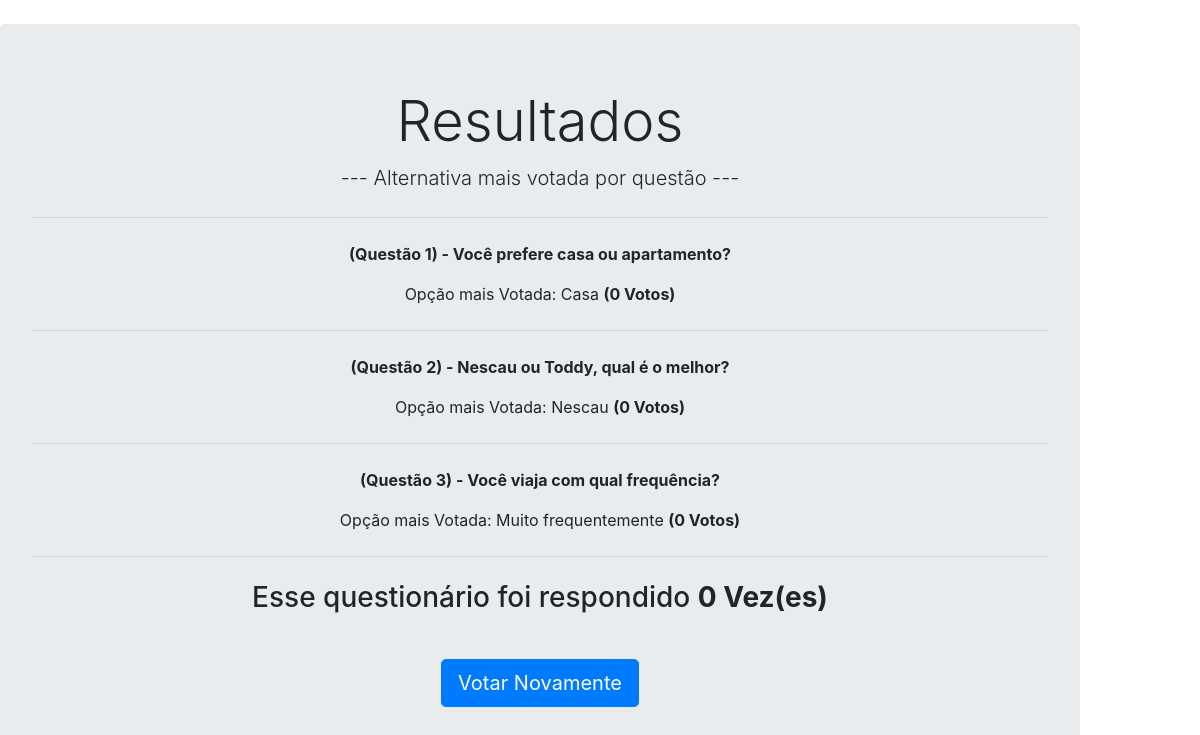
The page /resultado/ on the database its author committed.
### enquete/models.py (models this page shows)
class Pergunta(models.Model):
    pergunta = models.CharField(max_length = 200)
    imagens = models.ImageField(upload_to='', blank=True, null=True)
    def __str__(self):
        return self .pergunta

class opcoes(models.Model):
    pergunta = models.ForeignKey(Pergunta, on_delete=models.CASCADE,blank=True)
    Alternativas = models.CharField(max_length=200)
    votes = models.IntegerField(default=0)
    def __str__(self):
        return self.Alternativas

### enquete/views.py (the view)
# urls.py: path('resultado/', views.resultado, name='resultado'),
def resultado(request):
    pergunta2 = Pergunta.objects.all()
    total = opcoes.objects.aggregate(Sum('votes'))
    iteration = list(range(1,len(pergunta2)+1))
    total = Titulo.objects.values('total')[0]
    total = total['total']
    top_opt= []
    top_vote = []
    pergs = []
    for opt in pergunta2:
        pergs.append(str(opt))
        max1 = str(opt.opcoes_set.all().order_by('votes').last())
        max2 = opt.opcoes_set.all().aggregate(Max('votes'))
        top_vote.append(max2['votes__max'])
        top_opt.append(max1)
    return render(request,'enquete/resultado.html',{'total':total,
    'top_opt':top_opt,
    'top_vote':top_vote,
    'iteration':zip(iteration,pergs,top_vote,top_opt),
    'pergunta2':pergunta2,
    })

### templates/enquete/resultado.html (shortened to what this page needs)
<!DOCTYPE html>
<html>
<head>
    <link rel="stylesheet" href="https://stackpath.bootstrapcdn.com/bootstrap/4.1.3/css/bootstrap.min.css">
    {% load static %}
    <link rel="stylesheet" type="text/css" href="{% static 'css/estilo2.css' %}" />
</head>
<body>
    <div class="jumbotron">
        <h1 class="display-4">Resultados</h1>
        <p class="lead">--- Alternativa mais votada por questão ---</p>
        <hr class="my-4">
        {% for a,b,c,d in iteration %}
            <p><strong>(Questão {{ a }}) - {{ b }}</strong></p>
            <p>Opção mais Votada: {{ d }} <strong>({{ c }} Votos)</strong></p>
            <hr class="my-4">
        {% endfor %}
        <h3>Esse questionário foi respondido <strong>{{ total }} Vez(es) </strong></h3>
        <form action="{% url 'enquete:retornar' %}">
            <br>
            <input type="submit" class="btn btn-primary btn-lg" value="Votar Novamente" />
        </form>
    </div>
</body>
</html>

### static/css/estilo2.css (style rules this page uses)
body { text-align: center; width: 90%; height: auto; margin: 2% 0 0 0; }
form { margin: 2% 0 2% 0; align-items: center; }

### rows shown on the page
Pergunta: iteration "Você prefere casa ou apartamento?"
opcoes: iteration "Casa"
Pergunta: iteration "Nescau ou Toddy, qual é o melhor?"
opcoes: iteration "Nescau"
Pergunta: iteration "Você viaja com qual frequência?"
opcoes: iteration "Muito frequentemente"

### other values the page prints
{{ a }} "1" "2" "3"
{{ c }} "0" "0" "0"
{{ total }} "0"
